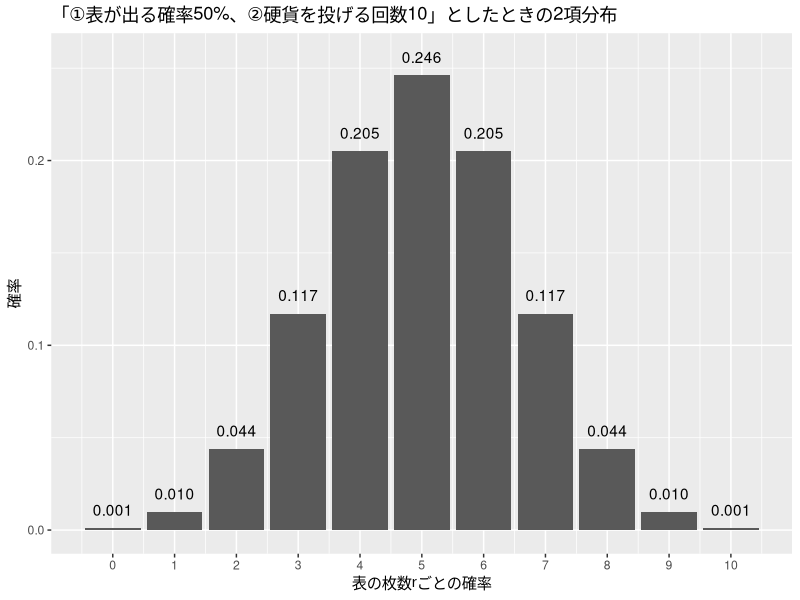
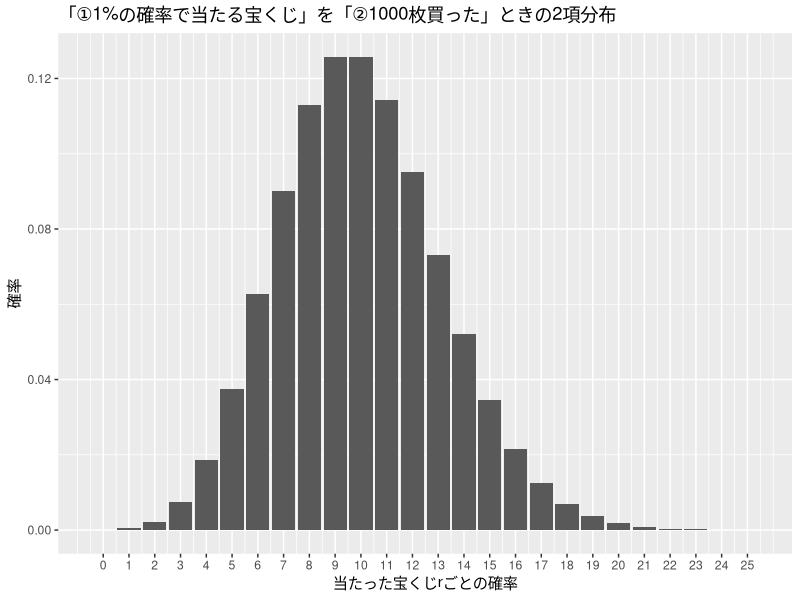
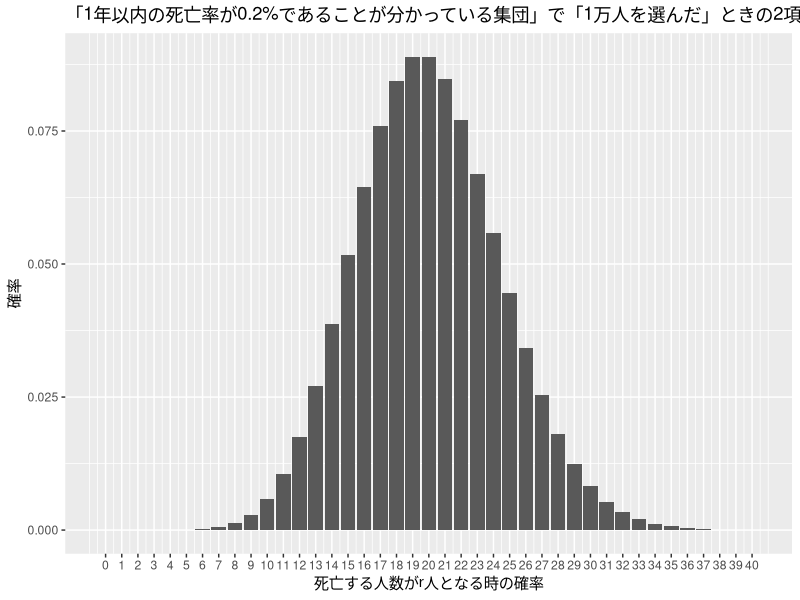
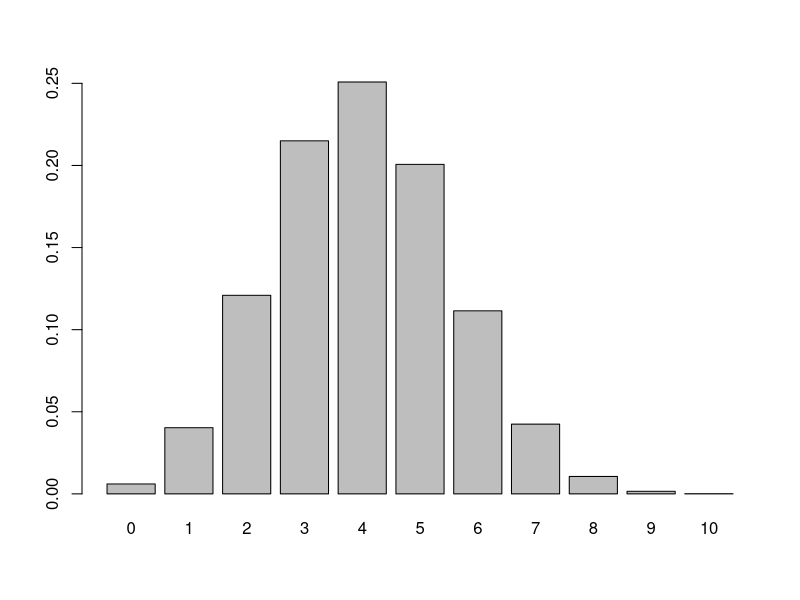
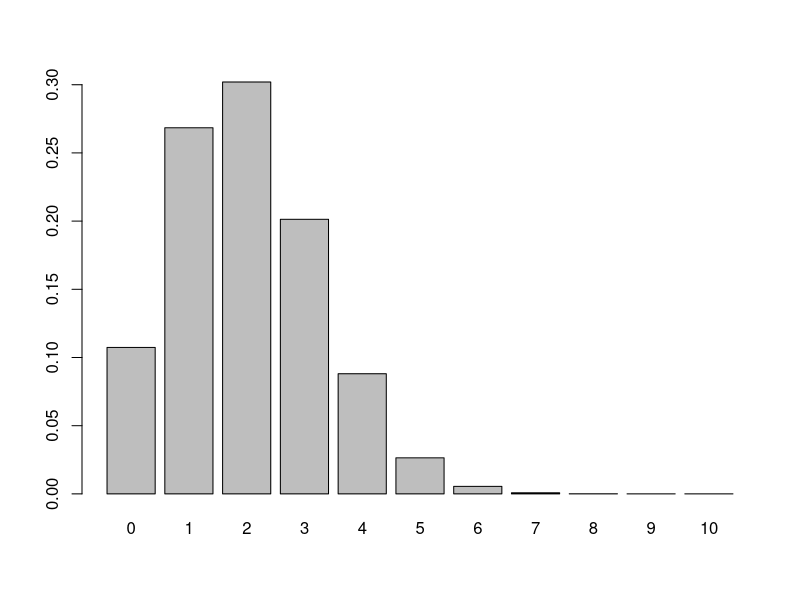
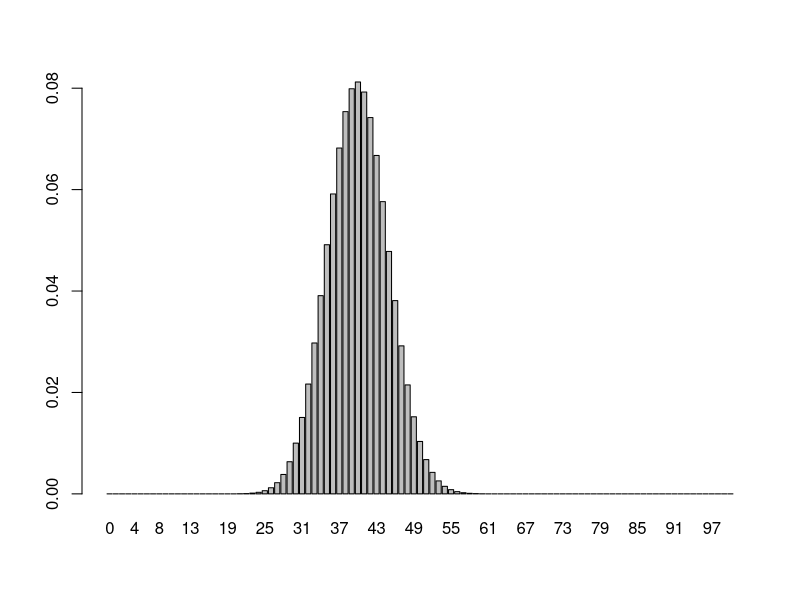
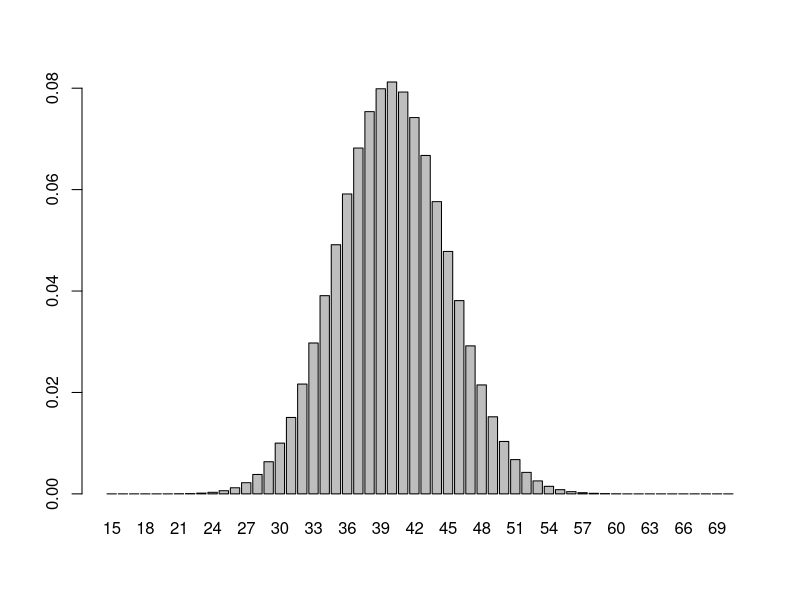
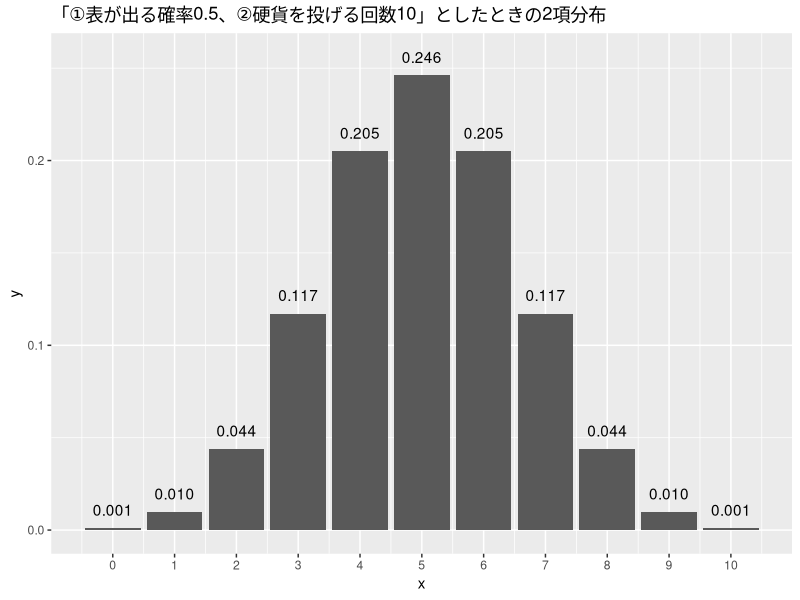

Write the R code that produced these figures, in order.
## ---- chunk 1
knitr::opts_chunk$set(echo = TRUE, message = FALSE)
set.seed(123)
## ---- chunk 2
library(tidyverse)
## ---- chunk 3

ggplot(data = data.frame(x = 0:10, y = dbinom(0:10, size = 10, prob = 0.5)), aes(x, y)) +
  geom_col() +
  geom_text(aes(label = format(y, digits = 1)), nudge_y = 0.01) +
  scale_x_continuous(breaks = 0:10) +
  labs(x = "表の枚数rごとの確率", y = "確率") +
  ggtitle("「①表が出る確率50%、②硬貨を投げる回数10」としたときの2項分布")

## ---- chunk 4
ggplot(data = data.frame(x = 0:25, y = dbinom(0:25, size = 1000, prob = 0.01)), aes(x, y)) +
  geom_col() +
  scale_x_continuous(breaks = 0:25) +
  labs(x = "当たった宝くじrごとの確率", y = "確率") +
  ggtitle("「①1%の確率で当たる宝くじ」を「②1000枚買った」ときの2項分布")
## ---- chunk 5
ggplot(data = data.frame(x = 0:40, y = dbinom(0:40, size = 10000, prob = 0.002)), aes(x, y)) +
  geom_col() +
  scale_x_continuous(breaks = 0:40) +
  labs(x = "死亡する人数がr人となる時の確率", y = "確率") +
  ggtitle("「1年以内の死亡率が0.2%であることが分かっている集団」で「1万人を選んだ」ときの2項分布")
## ---- chunk 6
dbinom(3, 10, 0.4)
## ---- chunk 7
x <- 1:3
x
dbinom(x, 10, 0.4)
## ---- chunk 8
dbinom(1:3, 10, 0.4)
## ---- chunk 9
dbinom(0:10, 10, 0.4) # 教科書とはθの値が異なることに注意する
## ---- chunk 10
barplot(dbinom(0:10, 10, 0.4), names.arg = 0:10) # 教科書とはθの値が異なることに注意する
## ---- chunk 11
barplot(dbinom(0:10, 10, 0.2), names.arg = 0:10)
## ---- chunk 12
barplot(dbinom(0:100, 100, 0.4), names.arg = 0:100)
## ---- chunk 13
barplot(dbinom(15:70, 100, 0.4), names.arg = 15:70)
## ---- chunk 14
ggplot(data = data.frame(x = 0:10, y = dbinom(0:10, size = 10, prob = 0.5)), aes(x, y)) +
  geom_col() +
  geom_text(aes(label = format(y, digits = 1)), nudge_y = 0.01) +
  scale_x_continuous(breaks = 0:10) +
  ggtitle("「①表が出る確率0.5、②硬貨を投げる回数10」としたときの2項分布")
## ---- chunk 15
barplot(dbinom(0:10, 10, 0.5), names.arg = 0:10)
## ---- chunk 16
ggplot(data = data.frame(x = 0:10,
                         y = dbinom(0:10, size = 10, prob = 0.5),
                         yy = c(dbinom(0:2, size = 10, prob = 0.5), rep(0, 5), dbinom(8:10, size = 10, prob = 0.5)),
                         yyy = c(rep(0,2), dbinom(2, size = 10, prob = 0.5), rep(0,8))),
       aes(x, y)) +
  geom_col() +
  geom_text(aes(label = format(y, digits = 1)), nudge_y = 0.01) +
  geom_col(aes(y = yy), fill = "chartreuse1") +
  geom_col(aes(y = yyy), fill = "orange") +
  scale_x_continuous(breaks = 0:10) +
  ggtitle("「①表が出る確率0.5、②硬貨を投げる回数10」としたときの2項分布で\n「表が2回出る」か「それよりも珍しいことが起こる」確率")
## ---- chunk 17
binom.test(2, 10, 0.5)
## ---- chunk 18
binom.test(2, 10)
## ---- chunk 19
binom.test(2,10)$p.value
## ---- chunk 20
str(binom.test(2,10))
## ---- chunk 21
binom.test(2, 10, 0.5) # 試行回数10
binom.test(4, 20, 0.5) # 試行回数20
binom.test(10, 50, 0.5) # 試行回数50
binom.test(20, 100, 0.5) # 試行回数100
## ---- chunk 22
binom.test(35, 100, 0.4)
binom.test(350, 1000, 0.4)
binom.test(3500, 10000, 0.4)
## ---- chunk 23
binom.test(4, 10, 0.5)
binom.test(3, 10, 0.5)
binom.test(2, 10, 0.5)
binom.test(1, 10, 0.5)
## ---- chunk 24
binom.test(2, 10, 0.5)
## ---- chunk 25
binom.test(2, 10, 0.5)$conf.int # サンプルサイズ10
binom.test(4, 20, 0.5)$conf.int # サンプルサイズ20
binom.test(10, 50, 0.5)$conf.int # サンプルサイズ50
binom.test(20, 100, 0.5)$conf.int # サンプルサイズ100
binom.test(200, 1000, 0.5)$conf.int # サンプルサイズ1000
## ---- chunk 26
diff(binom.test(2, 10, 0.5)$conf.int) # サンプルサイズ10
diff(binom.test(200, 1000, 0.5)$conf.int) # サンプルサイズ1000
diff(binom.test(20000, 100000, 0.5)$conf.int) # サンプルサイズ100000
## ---- chunk 27
binom.test(2, 10, 0.5, conf.level = 0.95)$conf.int
binom.test(2, 10, 0.5, conf.level = 0.99)$conf.int
## ---- chunk 28
binom.test(508, 508+516, 0.5)
## ---- chunk 29
binom.test(125, 3074+125, 221/(5824+221))
## ---- chunk 30
binom.test(708, 1136, 0.524)
## ---- chunk 31
binom.test(0, 10000, 1/10000)
## ---- chunk 32
binom.test(0, 40000, 1/10000)
## ---- chunk 33
poisson.test(516, 1, 508)
## ---- chunk 34
binom.test(200, 1000, 0.5) # 教科書では0.5(デフォルト値)を省略している
## ---- chunk 35
binom.test(2000, 10000, 0.5)
